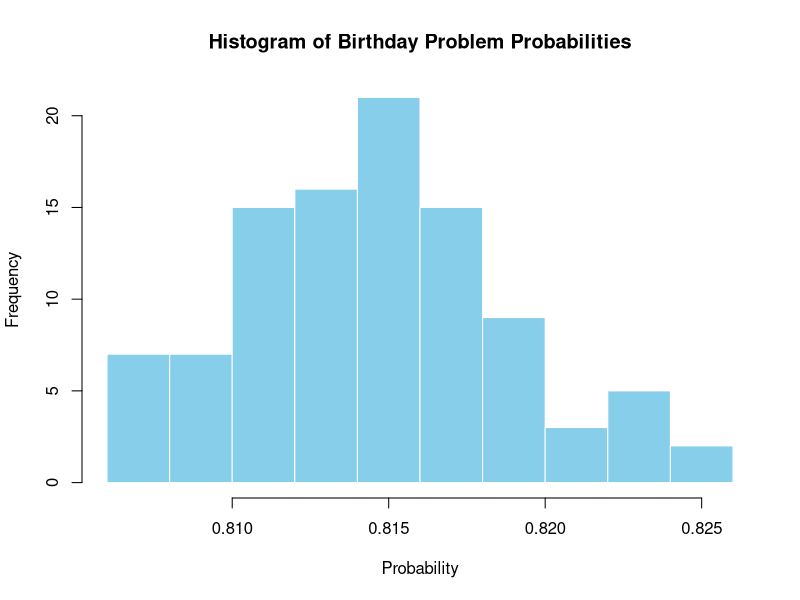

This chart was generated by the following R code:
## ---- chunk 1
# Set up parameters
set.seed(123)  # For reproducibility
n <- 35  # Class size
simulations <- 100  # Number of simulations
same_birthday <- numeric(simulations)  # To store probabilities

# Function to check if two or more people share the same birthday
has_same_birthday <- function(class_size) {
  birthdays <- sample(1:365, class_size, replace = TRUE)
  any(duplicated(birthdays))
}

# Simulate the problem 100 times
for (i in 1:simulations) {
  # Repeat the simulation 10,000 times for each i
  count <- 0
  for (j in 1:10000) {
    if (has_same_birthday(n)) {
      count <- count + 1
    }
  }
  same_birthday[i] <- count / 10000  # Save the probability for this simulation
}

# Plot a histogram of the probabilities
hist(same_birthday, main = "Histogram of Birthday Problem Probabilities", 
     xlab = "Probability", col = "skyblue", border = "white")

# Calculate and print the mean probability
mean_prob <- mean(same_birthday)
cat("mean =", mean_prob, "\n")

# Calculate 95% confidence interval
conf_interval <- quantile(same_birthday, probs = c(0.025, 0.975))
cat("95% Confidence Interval:", conf_interval, "\n")
## ---- chunk 2
EV= mean_prob*26-(1-mean_prob)*26
print(paste("ev=",EV))
## ---- chunk 3
FAIR=(mean_prob)/(1-mean_prob)
print(paste("fairbet=", FAIR))
